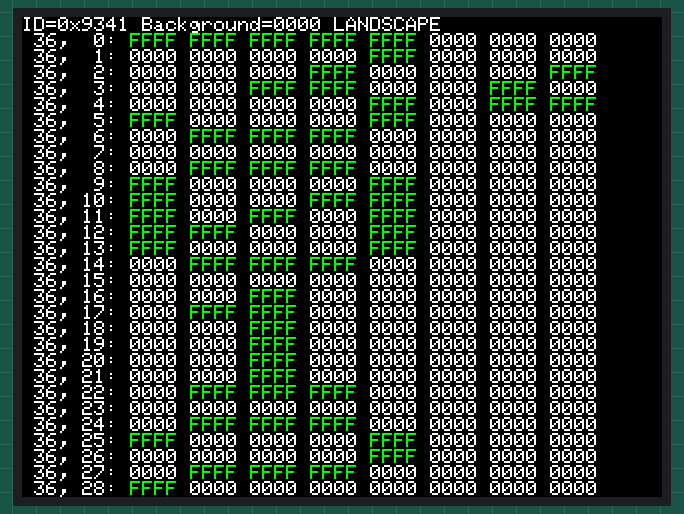
Simulated run of this sketch. Board: Arduino Mega 2560, built with avr-gcc and run on an emulated ATmega2560. Parts: 240×320 colour display. What the sketch prints to the serial monitor is not drawn.

Above: at 0.5 s.
At 11.0 s:
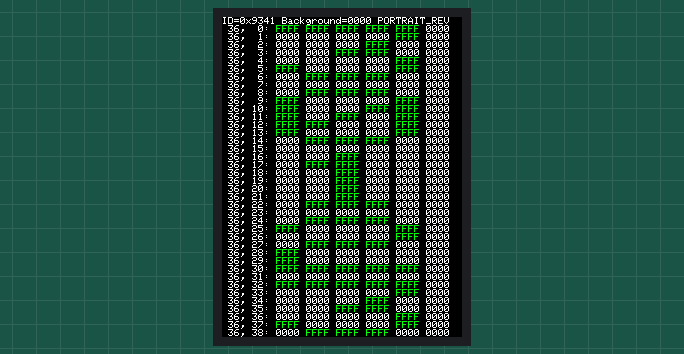
At 26.9 s:
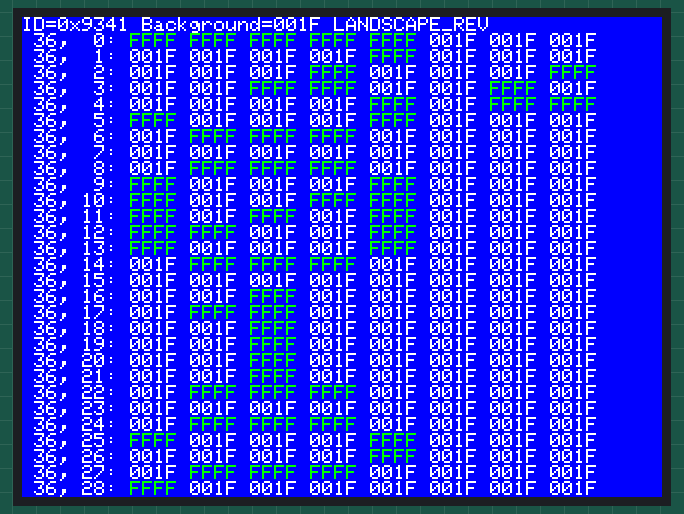
At 37.4 s:
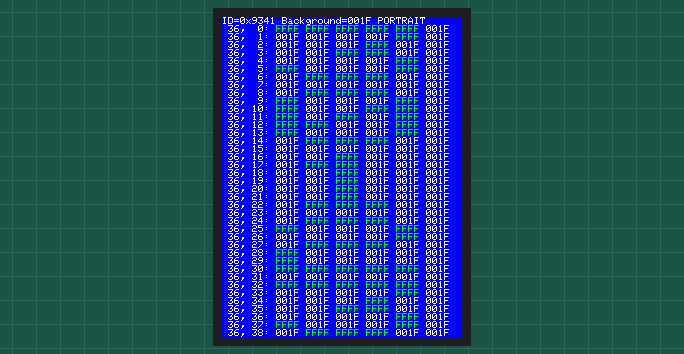

Measured:
- what the display in image 0 shows lasts 5.0 s, from 0.4 s to 5.4 s

The sketch:

readpixel_kbv.ino
```cpp
#define LCD_CS A3 // Chip Select goes to Analog 3
#define LCD_CD A2 // Command/Data goes to Analog 2
#define LCD_WR A1 // LCD Write goes to Analog 1
#define LCD_RD A0 // LCD Read goes to Analog 0
#define LCD_RESET A4 // Can alternately just connect to Arduino's reset pin

#include <Adafruit_GFX.h> // Hardware-specific library
#include <MCUFRIEND_kbv.h>
MCUFRIEND_kbv tft;

//#include <Adafruit_TFTLCD.h> // Hardware-specific library
//Adafruit_TFTLCD tft(LCD_CS, LCD_CD, LCD_WR, LCD_RD, LCD_RESET);
//Adafruit_TFTLCD tft;

// Assign human-readable names to some common 16-bit color values:
#define	BLACK   0x0000
#define	BLUE    0x001F
#define	RED     0xF800
#define	GREEN   0x07E0
#define CYAN    0x07FF
#define MAGENTA 0xF81F
#define YELLOW  0xFFE0
#define WHITE   0xFFFF

void setup(void);
void loop(void);

uint16_t g_identifier;

void setup(void) {
    tft.reset();
    g_identifier = tft.readID();

    Serial.begin(9600);
    Serial.print("readID = 0x");
    Serial.println(g_identifier, HEX);
    if (g_identifier == 0xFFFF) g_identifier = 0x9341;
    if (g_identifier == 0) {
        Serial.println("Unknown ID");
        while (1);
    }

    tft.begin(g_identifier);
    tft.setRotation(0);
}

uint16_t colors[] = {
    BLACK, BLUE
};

void colordump(uint16_t x, uint16_t y)
{
    uint16_t pixel, pixels[32];
    char i, j, buf[20], dirty;
    uint8_t wid = (tft.width() - 9 * 6)/ (5 * 6), ht = (tft.height() / 8) - 1;
    tft.setTextColor(WHITE);
    tft.setTextSize(1);
    for (j = 0; j < ht; j++) {
        sprintf(buf, "%3d,%3d:", x, y + j);
        tft.print(buf);
        dirty = 1;
        for (i = 0; i < wid; i++) {
#if 1 && defined(MCUFRIEND_KBV_H_)
            if (dirty) tft.readGRAM(x, y + j, pixels, wid, 1);
            dirty = 0;
            pixel = pixels[i];
#else
            pixel = tft.readPixel(x + i, y + j);
#endif
            tft.print(" ");
            if (pixel == WHITE) tft.setTextColor(GREEN);
            sprintf(buf, "%04X", pixel);
            tft.print(buf);
            tft.setTextColor(WHITE);
        }
        tft.println();
    }
}

uint16_t bgr(uint16_t color)
{
    return ((color & 0xF800) >> 11) | (color & 0x7E0) | (color & 0x1F) << 11;
}

void duffcolor(uint16_t color)
{
    uint16_t pixel, x, y;
    char done, buf[20];
    uint16_t BGR = bgr(color);
    for (done = 0, y = 0; y < 320 && !done; y++) {
        for (x= 0; x < 240; x++) {
            //            pixel = readxy(x, y);
            pixel = tft.readPixel(x, y);
            if (pixel != BGR) {
                done = 1;
                sprintf(buf, "0x%04X @ %d, %d", pixel, x, y);
                tft.println(buf);
                break;
            }
        }
    }
}

uint8_t aspect;
char *aspectname[] = {
    "PORTRAIT", "LANDSCAPE", "PORTRAIT_REV", "LANDSCAPE_REV"
};

void loop(void)
{
    uint16_t iter, color;
    char buf[80];
    aspect = (aspect + 1) & 3;
    tft.setRotation(aspect);
    for (iter = 0; iter < sizeof(colors) / sizeof(uint16_t); iter++) {
        color = colors[iter];
        tft.fillScreen(color);
        tft.setTextColor(WHITE);
        tft.setTextSize(1);
        tft.setCursor(0, 0);
        sprintf(buf, "ID=0x%04X Background=%04X %s",
           tft.readID(), color, aspectname[aspect]);
        tft.println(buf);
        colordump(6 * 6, 0);
        //    duffcolor(color);
        delay(5000);
    }
}
```
